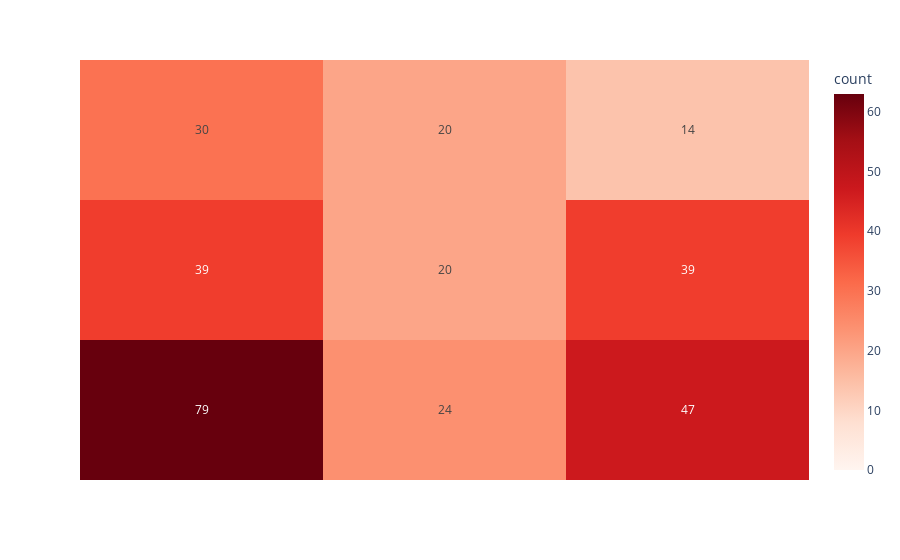

Notebook source saved alongside this figure:
### Markdown cell above
It's clear why takers tend to shoot down the centre less often. The keeper is stood there and they'll want to place the ball out of reach.
The preference to shoot to the near (left) could must be down to a 'natural' tendency, or a perception that the keeper will be able to 'read' a shot to the right as the taker opens up their body during the run-up.

Let's look at each zone individually...

### Code cell
fig = px.density_heatmap(df, x="ZoneHAlt", y="ZoneV", text_auto=True, color_continuous_scale='reds', range_color=[0,63])
fig.update_yaxes(visible=False)
fig.update_xaxes(visible=False)
fig.show()

### Figure 1 — Plotly figure (JSON) as saved in the notebook; plotly's stock layout.template omitted (floating-point values rounded to 4 significant figures; data arrays with more than 128 entries replaced by an {"elided": "..."} marker saying what was removed)
{"data": [{"coloraxis": "coloraxis", "hovertemplate": "ZoneHAlt=%{x}<br>ZoneV=%{y}<br>count=%{z}<extra></extra>", "name": "", "texttemplate": "%{z}", "type": "histogram2d", "x": {"elided": "344 int values"}, "xaxis": "x", "xbingroup": "x", "y": {"elided": "344 int values"}, "yaxis": "y", "ybingroup": "y"}], "layout": {"autosize": true, "coloraxis": {"cmax": 63, "cmin": 0, "colorbar": {"title": {"text": "count"}}, "colorscale": [[0, "rgb(255,245,240)"], [0.125, "rgb(254,224,210)"], [0.25, "rgb(252,187,161)"], [0.375, "rgb(252,146,114)"], [0.5, "rgb(251,106,74)"], [0.625, "rgb(239,59,44)"], [0.75, "rgb(203,24,29)"], [0.875, "rgb(165,15,21)"], [1, "rgb(103,0,13)"]]}, "legend": {"tracegroupgap": 0}, "margin": {"t": 60}, "xaxis": {"anchor": "y", "autorange": true, "domain": [0, 1], "range": [-1.5, 1.5], "title": {"text": "ZoneHAlt"}, "type": "linear", "visible": false}, "yaxis": {"anchor": "x", "autorange": true, "domain": [0, 1], "range": [-1.5, 1.5], "title": {"text": "ZoneV"}, "type": "linear", "visible": false}}}
